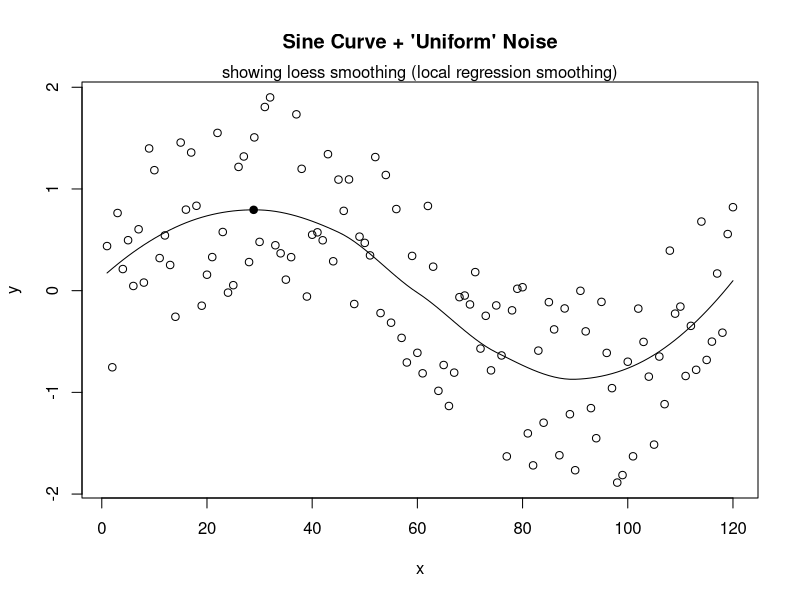

This figure's R source: (Note: this script raises an error after producing the figure.)

period <- 120
x <- 1:120
y <- sin(2*pi*x/period) + runif(length(x),-1,1)

plot(x,y, main="Sine Curve + 'Uniform' Noise")
mtext("showing loess smoothing (local regression smoothing)")

y.loess <- loess(y ~ x, span=0.75, data.frame(x=x, y=y))

y.predict <- predict(y.loess, data.frame(x=x))


lines(x,y.predict)

peak <- optimize(function(x, model)
  predict(model, data.frame(x=x)),
  c(min(x),max(x)),
  maximum=TRUE,
  model=y.loess) 
points(peak$maximum,peak$objective,
                          pch=FILLED.CIRCLE<-19)




p <- qplot(GS, LONG_MS2, data=data_takeoff,  col=I("blue"),
           xlab="GS", ylab="LONG_MS2" ,geom=c("line"), size=I(1))
print(p)



